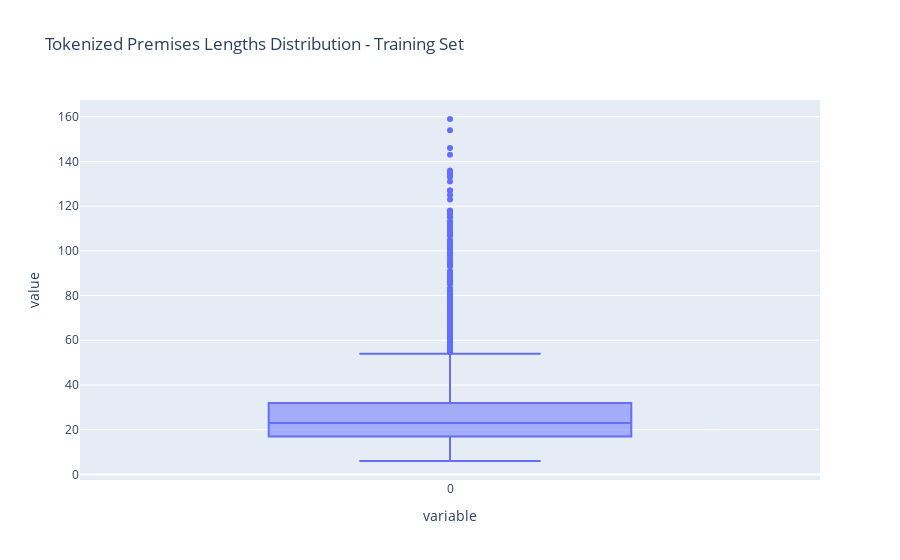

This figure's notebook cell:
### Code cell
tplengths = [len(tokenizer(x)["input_ids"]) for x in train_df_to_ds['premise']]
fig_inputs = px.box(list(tplengths),
                   title="Tokenized Premises Lengths Distribution - Training Set")
fig_inputs.show()

### Figure 1 — Plotly figure (JSON) as saved in the notebook; plotly's stock layout.template omitted (floating-point values rounded to 4 significant figures; data arrays with more than 128 entries replaced by an {"elided": "..."} marker saying what was removed)
{"data": [{"alignmentgroup": "True", "hovertemplate": "variable=%{x}<br>value=%{y}<extra></extra>", "legendgroup": "", "marker": {"color": "#636efa"}, "name": "", "notched": false, "offsetgroup": "", "orientation": "v", "showlegend": false, "type": "box", "x": {"elided": "5393 str values"}, "x0": " ", "xaxis": "x", "y": {"elided": "5393 int values"}, "y0": " ", "yaxis": "y"}], "layout": {"boxmode": "group", "legend": {"tracegroupgap": 0}, "title": {"text": "Tokenized Premises Lengths Distribution - Training Set"}, "xaxis": {"anchor": "y", "domain": [0, 1], "title": {"text": "variable"}}, "yaxis": {"anchor": "x", "domain": [0, 1], "title": {"text": "value"}}}}
